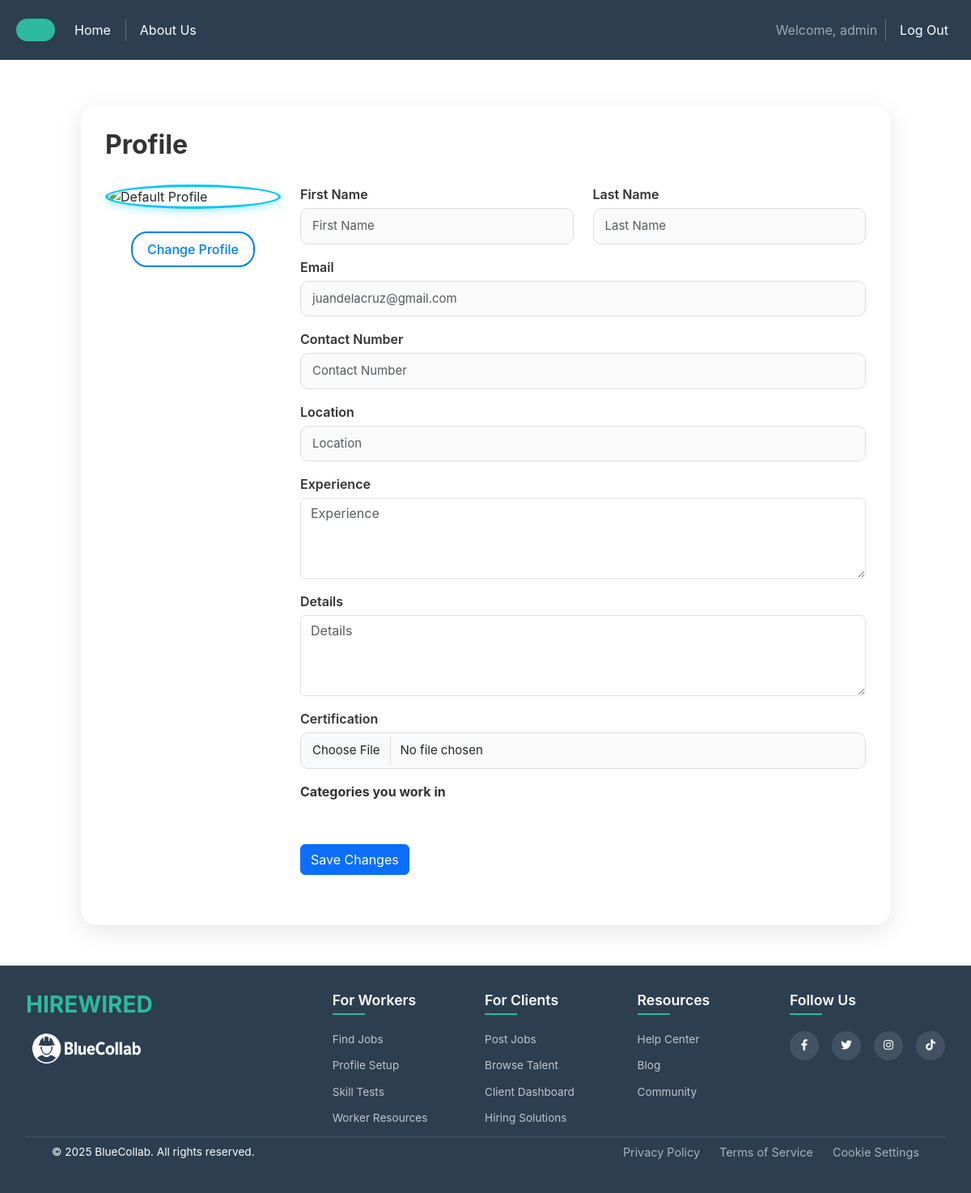
Before: /profile/worker/ (signed in) with the older database file.
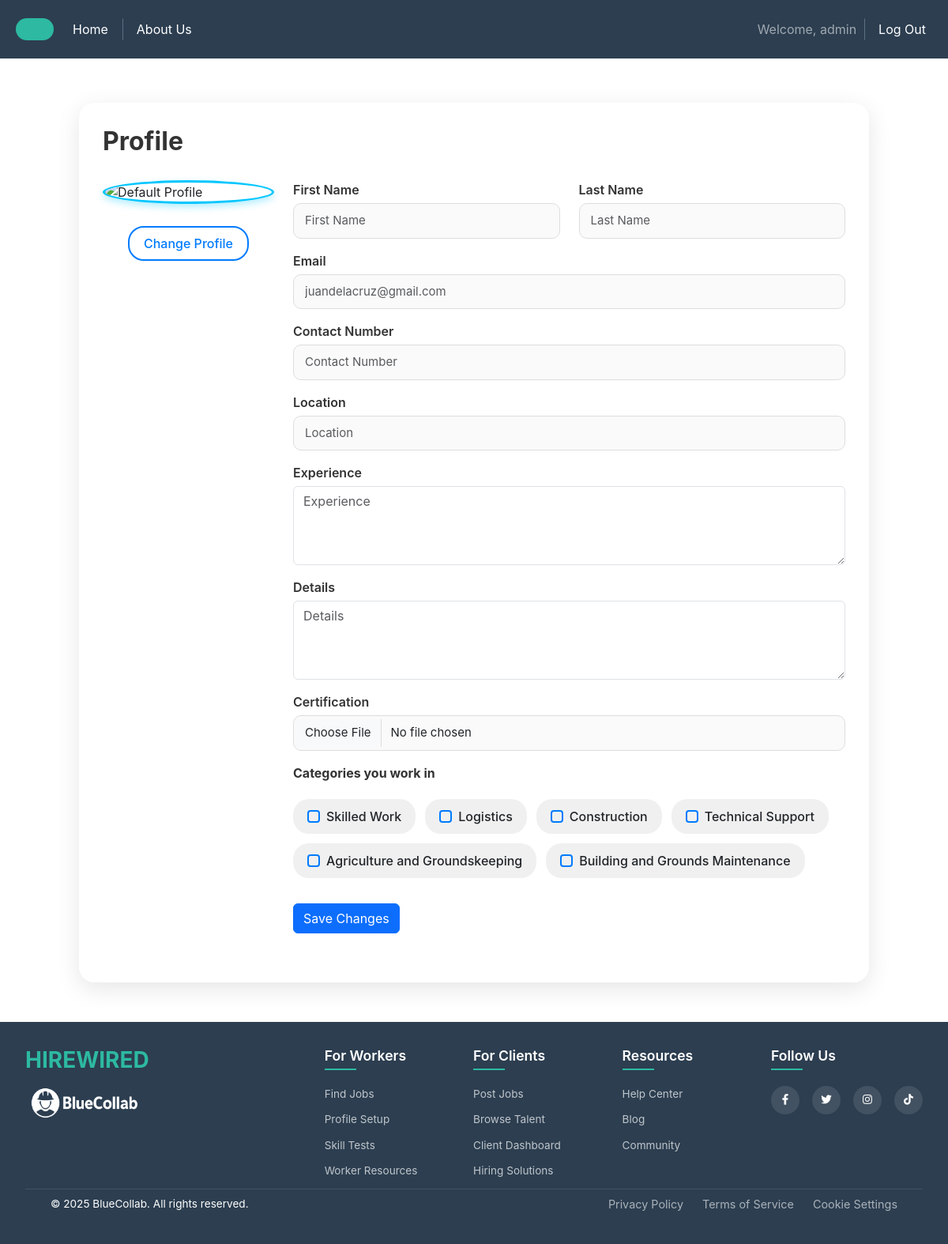
After: the same page with the newer database file.
### profiles/models.py (models this page shows)
class Category(models.Model):
    name = models.CharField(max_length=255, unique=True)
    def __str__(self):
        return self.name

### profiles/views.py (the view)
# urls.py: path('profile/worker/', edit_profile_view, name='edit_profile_view'),
@login_required
def edit_profile_view(request):
    user = request.user
    profile = request.user.profile
    if request.method == "POST":
        user_form = UserForm(request.POST, instance=request.user)
        profile_form = UserProfileForm(request.POST, request.FILES, instance=profile)
        if profile_form.is_valid() and user_form.is_valid():
            user_form.save()
            profile_form.save()
            print("Saved profile picture:", profile.profile_picture)
            return redirect('edit_profile_view')
    else:
        user_form = UserForm(instance=user)
        profile_form = UserProfileForm(instance=profile)
    context = {
        'user_form': user_form,
        'profile_form': profile_form,
        }
    return render(request, 'profile_worker.html', context)

### profiles/forms.py
class UserForm(forms.ModelForm):
    first_name = forms.CharField(
        label="First Name",
        widget=forms.TextInput(attrs={"placeholder": "First Name", "class": "form-control" }),
        required=False)
    last_name = forms.CharField(
        label="Last Name",
        widget=forms.TextInput(attrs={"placeholder": "Last Name", "class": "form-control" }),
        required=False)
    email = forms.EmailField(
        required=False,
        widget=forms.EmailInput(
            attrs={"placeholder": "juandelacruz@gmail.com", "class": "form-control"}
        )
    )
    class Meta:
        model = User
        fields = [
            'first_name',
            'last_name',
            'email',
        ]

### session/models.py (called while the page is built)
    @property
    def profile(self):
        if self.user_type == "worker":
            return WorkerProfile.objects.filter(user=self).first()
        elif self.user_type == "employer":
            return EmployerProfile.objects.filter(user=self).first()
        return None  # No profile exists

### profiles/templates/profile_worker.html (shortened to what the changed rows need)
{% extends 'base.html' %}
{% load static %}
{% block add_css %}
<link rel="stylesheet" href="{% static 'css/profile.css' %}">
{% endblock %}
{% block content %}
<div class="body-container">
    <h1>Profile</h1>
    <form method="post" enctype="multipart/form-data">
        <div class="row mb-3">
            <div class="col col-sm-1 col-md-9 col-lg-9">
                <div class="row mb-3">
                    <div class="col">
                        <div class="category-pill-group">
                            {% for checkbox in profile_form.categories %}
                                <label class="category-pill">
                                    {{ checkbox.tag }}
                                    {{ checkbox.choice_label }}
                                </label>
                            {% endfor %}
                        </div>
                    </div>
                </div>
            </div>
        </div>
    </form>
</div>
{% endblock %}
{% block footer %}
    {% include 'footer.html' %}
{% endblock %}

Changed rows visible on the page:
added Category: choice_label "Skilled Work"
added Category: choice_label "Logistics"
added Category: choice_label "Construction"
added Category: choice_label "Technical Support"
added Category: choice_label "Agriculture and Groundskeeping"
added Category: choice_label "Building and Grounds Maintenance"
